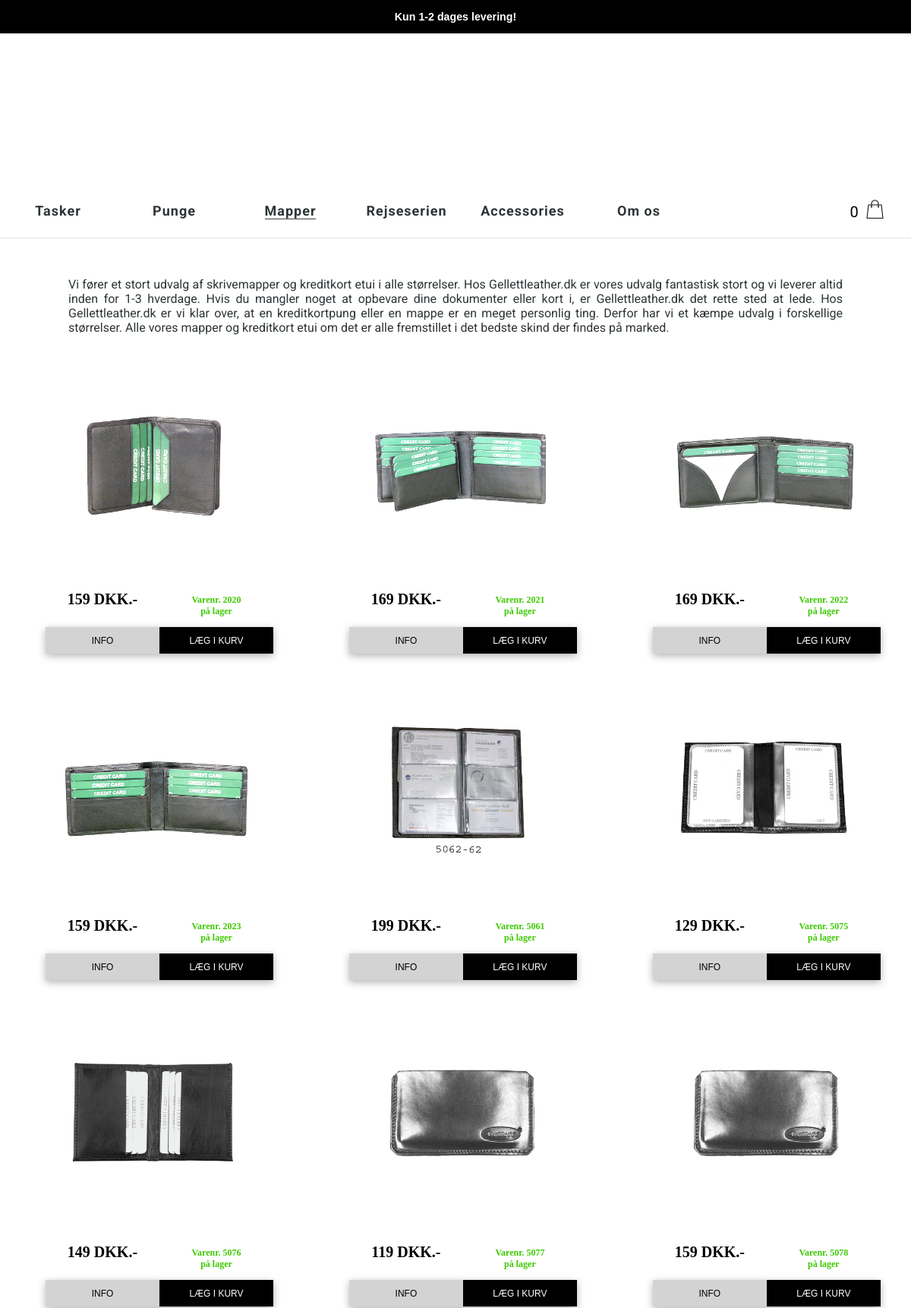
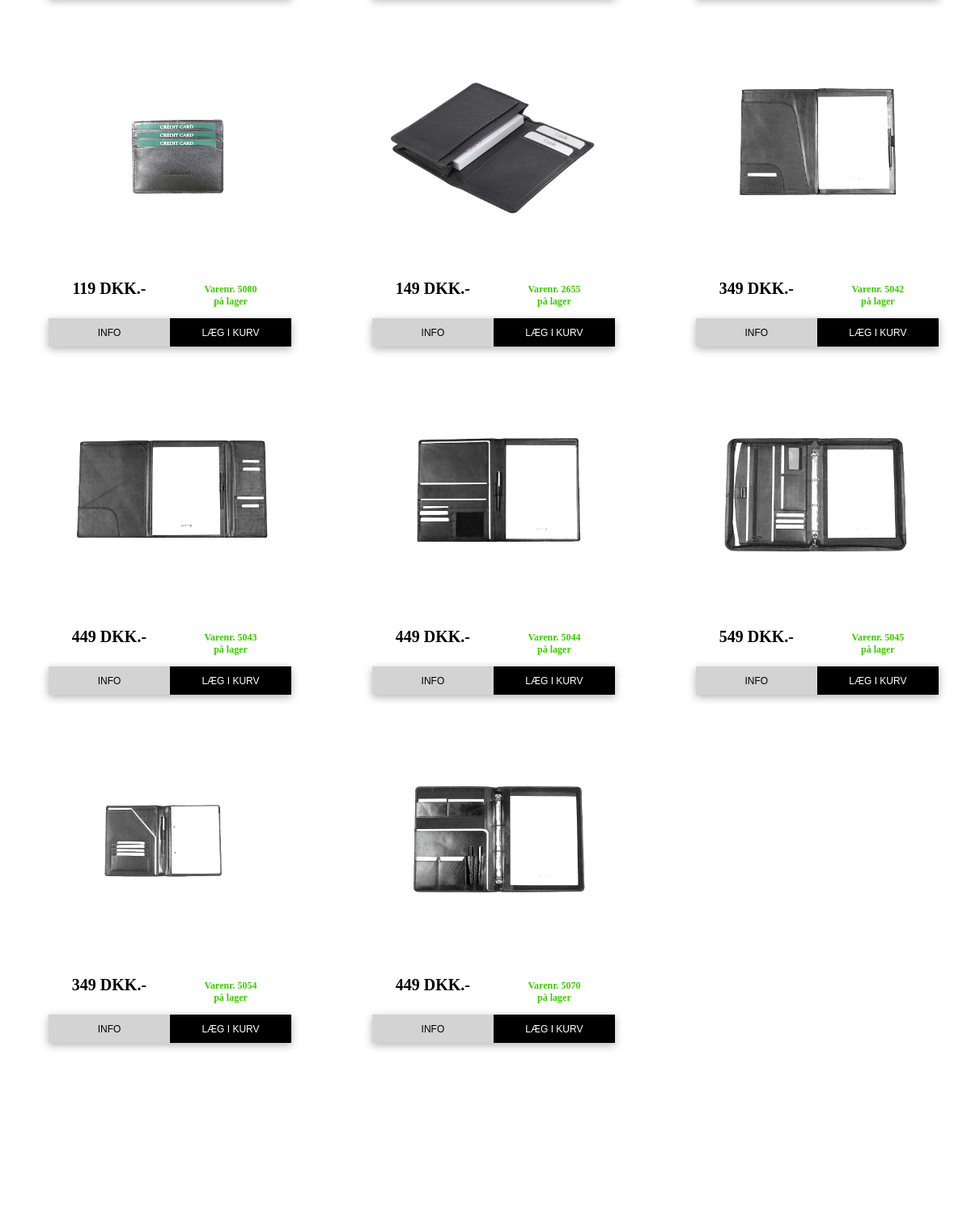
The app's page /mapper (upper part) with its own data (2 pictures, top to bottom).
### tables this page shows
CREATE TABLE "varer" (
	`varer_image_path`	text,
	`vare_beskrivelse`	text,
	`varer_cost`	text,
	`ID`	text,
	`Billeder`	text,
	`type`	text,
	`vare_nummer`	TEXT,
	`mål`	TEXT,
	`farve`	TEXT,
	`alternativer`	TEXT
);

### gellettleather.py (the view, shortened to what this page needs)
@app.route('/<varetype>/<varetype_1>')
@app.route('/<varetype>', defaults={'varetype_1': ''})
def varer(varetype, varetype_1):
    if varetype_1 != "":
        Titel = varetype_1.capitalize()
        titel = switch_titel(Titel)
        description = switch_desc(Titel)
        path_go_1 = varetype
        path_go_2 = varetype+"/"+varetype_1
        path_1 = varetype.capitalize()
        path_2 = varetype_1.capitalize()
        arrow = "> "
    else:
        path_go_1 = varetype
        path_go_2 = ""
        path_1 = varetype.capitalize()
        path_2 = ""
        Titel = varetype.capitalize()
        titel = switch_titel(Titel)
        description = switch_desc(Titel)
        arrow = ""
    x = 1
    y = 0
    z = 0
    w = 0
    h = 0
    buy_btn_value = []
    image_number = []
    image_path = []
    product_text = []
    product_price = []
    antal = []
    kategori = []
    varenummer = []
    c1.execute('SELECT * FROM varer')
    for row in c1.fetchall():
        if varetype_1 == "":
            if row[5] == varetype:
                row_numm = c1.rowcount + x
                image_number.append(row_numm)
                image_path.append(row[0])
                product_text.append(row[6])
                product_price.append(row[2])
                antal.append(row[4])
                buy_btn_value.append(row[5])
                kategori.append(row[3].capitalize())
                varenummer.append(row[6])
                x = x + 1
                z = z + 1
                w = w + 1
                if z == 3:
                    y = y + 1
                    z = 0
                if w == 2:
                    h = h + 1
                    w = 0
    if z:
        height = (y + 1) * 415 + 127 + 150
        content_height = (y + 1) * 415 + 127 + 20 + 127 + 150
    else:
        height = y * 415 + 150
        content_height = y * 415 + 127 + 20 + 150
    if w:
        mobile_height = (h*2 + 1) * 390
        mobile_content_height = (h*2 + 1) * 388 + 100
    else:
        mobile_height = h*2 * 390
        mobile_content_height = h*2 * 388 + 100
    return render_template("varer.html", varenummer=varenummer, kategori=kategori, arrow=arrow, path_go_1=path_go_1,
                           path_go_2=path_go_2, path_1=path_1, path_2=path_2, image_path=image_path,
                           image_number=image_number, product_text=product_text, product_price=product_price,
                           height=height, titel=titel, content_height=content_height, antal=antal,
                           buy_btn_value=buy_btn_value, description=description, mobile_height=mobile_height,
                           mobile_content_height=mobile_content_height)

### templates/varer.html (shortened to what this page needs)
<!DOCTYPE html>
<html>
<head>
    <link rel="stylesheet" type="text/css" href="/static/css/colums.css?v=1.05">
    <link rel="stylesheet" type="text/css" href="/static/css/varer.css?v=1.16">
</head>
<body id="body">
    {% include 'header.html' %}
{% include 'nav.html' %}
    <div id="content">
        <div id="container">
                {% include 'menu.html' %}
                <div id="border_container">
                    <div class="path_container">
                    </div>
                    <section id="kategori_beskrivelse">
                        <p>
                            {% if path_1 == "Mapper"  %}
                                Vi fører et stort udvalg af skrivemapper og kreditkort etui i alle størrelser. Hos Gellettleather.dk er vores udvalg fantastisk stort og vi leverer altid inden for 1-3 hverdage. Hvis du mangler noget at opbevare dine dokumenter eller kort i, er Gellettleather.dk det rette sted at lede. Hos Gellettleather.dk er vi klar over, at en kreditkortpung eller en mappe er en meget personlig ting. Derfor har vi et kæmpe udvalg i forskellige størrelser. Alle vores mapper og kreditkort etui om det er alle fremstillet i det bedste skind der findes på marked.
                            {% endif %}
                        </p>
                    </section>
                    <div class="products">
                        <div class="row">
                            {% for num in image_number %}
                                <div class="col-4 col-m-6 col-s-12">
                                    <div class="product_container">
                                        <div class="billede billede_{{ num }}" id="{{ image_path[num] }}"><img src="{{ image_path[num] }}"
                                                                                                               alt="vare_billede"> </div>
                                        <div class="product_text">
                                            <p class="product_text_{{ num }}">{{ product_price[num] }} DKK.-</p> <span>Varenr. {{ varenummer[num] }}<br>på lager</span>
                                        </div>
                                        <div class="buy">
                                            <div id="info_button">
                                                <div class="info_btn" id="hej{{ num }}"></div>
                                                <div class="info_text"><p>INFO</p></div>
                                            </div>
                                            <div id="buy_button">
                                                <div class="buy_btn" id="{{ num }}"></div>
                                                <div class="buy_text"><p>LÆG I KURV</p></div>
                                            </div>
                                        </div>
                                    </div>
                                </div>
                            {% endfor %}
                        </div>
                    </div>
                </div>
        </div>
    </div>
{% include 'footer.html' %}
</body>

### static/css/colums.css (style rules this page uses)
* { box-sizing: border-box; }
[class*="col-"] { width: 100%; float: left; }
@media only screen and (min-width: 100px) { .col-s-12 { width: 100%; } }
@media only screen and (min-width: 700px) { .col-m-6 { width: 50%; } }
@media only screen and (min-width: 1023px) { .col-4 { width: 33.33%; } }
.row::after { content: ""; clear: both; display: table; }

### static/css/varer.css (style rules this page uses)
html, body { position: relative; width: 100%; margin: 0; min-height: 100%; }
body { background-color: white; overflow: auto; }
#container { min-height: 100%; max-width: 1200px; margin: auto; }
.products { float: right; max-width: 1000px; height: 330px; }
#kategori_beskrivelse { position: relative; width: 94%; left: 50%; transform: translate(-47%); text-align: justify; color: #2d3436; }
.product_container { padding-top: 30px; margin: 30px 10px; position: relative; width: 300px; height: 370px; display: inline-block; background-color: white; text-align: center; left: 50%; transform: translate(-50%); transition: box-shadow 0.4s ease-in-out; }
.path_container { width: 100%; text-align: center; padding-top: 15px; padding-bottom: 20px; }
.billede { background-size: contain; background-repeat: no-repeat; width: 100%; height: 210px; display: inline-block; }
.billede img { max-height: 210px; max-width: 90%; }
.product_text { width: 100%; position: absolute; bottom: 40px; font-size: 20px; font-family: "Trebuchet MS"; font-weight: bold; color: #000; left: 50%; transform: translate(-50%); text-align: initial; }
.product_text p { display: inline-block; position: relative; width: 50%; text-align: center; }
.product_text span { font-size: 12px; position: absolute; right: 0; top: 25px; color: #3cc900; width: 50%; text-align: center; }
.buy { position: absolute; bottom: 0; width: 100%; height: 35px; box-shadow: 0 3px 10px rgba(0,0,0,0.3); }
#info_button, #buy_button { float: left; height: 35px; width: 50%; display: inline-block; position: relative; box-sizing: unset; }
.info_btn { height: inherit; width: 100%; background-color: lightgray; position: absolute; cursor: pointer; transition: background-color 0.15s ease-out; }
.info_text, .buy_text { color: black; width: 100%; position: absolute; text-align: center; pointer-events: none; font-family: Helvetica; font-size: 12px; height: inherit; }
.info_text p, .buy_text p { margin: 0; position: absolute; left: 50%; top: 50%; transform: translate(-50%, -50%); }
.buy_text { color: white }
.buy_btn { color: whitesmoke; height: inherit; width: 100%; background-color: black; position: absolute; cursor: pointer; transition: background-color 0.15s ease-out; }

### static/css/header.css (style rules this page uses)
body { overflow-x:hidden; -ms-overflow-x: hidden; font-family: Roboto, sans-serif; color: #2d3436; }

### records on screen
varer: varer_image_path (picture), varer_cost "159", vare_nummer "2020"
varer: varer_image_path (picture), varer_cost "169", vare_nummer "2021"
varer: varer_image_path (picture), varer_cost "169", vare_nummer "2022"
varer: varer_image_path (picture), varer_cost "159", vare_nummer "2023"
varer: varer_image_path (picture), varer_cost "199", vare_nummer "5061"
varer: varer_image_path (picture), varer_cost "129", vare_nummer "5075"
varer: varer_image_path (picture), varer_cost "149", vare_nummer "5076"
varer: varer_image_path (picture), varer_cost "119", vare_nummer "5077"
varer: varer_image_path (picture), varer_cost "159", vare_nummer "5078"
varer: varer_image_path (picture), varer_cost "119", vare_nummer "5080"
varer: varer_image_path (picture), varer_cost "149", vare_nummer "2655"
varer: varer_image_path (picture), varer_cost "349", vare_nummer "5042"
varer: varer_image_path (picture), varer_cost "449", vare_nummer "5043"
varer: varer_image_path (picture), varer_cost "449", vare_nummer "5044"
varer: varer_image_path (picture), varer_cost "549", vare_nummer "5045"
varer: varer_image_path (picture), varer_cost "349", vare_nummer "5054"
varer: varer_image_path (picture), varer_cost "449", vare_nummer "5070"
